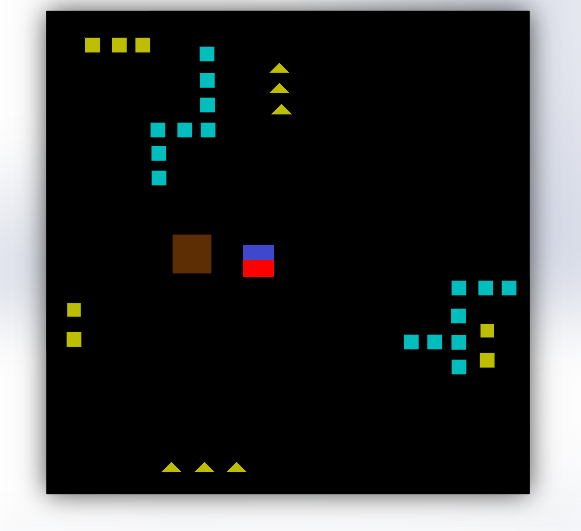
//> input picture 11.jpg, 581 x 531 px
$ ./mywish   (built with g++ and OpenCV 4)
//> lines starting //> are read from the running program, lines starting //| are printed output that depends on the picture; after the words box and inside, x2 and y2 are one past the last pixel; in counts of white or black regions, pixels touching at a corner belong together
### mywish/stdafx.h
// stdafx.h : include file for standard system include files,
// or project specific include files that are used frequently, but
// are changed infrequently
//

#pragma once

#include "targetver.h"

#include <stdio.h>
#include <tchar.h>


// TODO: reference additional headers your program requires here

### mywish/mywish.cpp
// mywish.cpp : Defines the entry point for the console application.
//

#include "stdafx.h"
#include <iostream>
#include <opencv2/highgui/highgui.hpp>
#include <opencv2/imgproc/imgproc.hpp>
using namespace std;
using namespace cv;
int H_MIN = 0;
int H_MAX = 255;
int S_MIN = 0;
int S_MAX = 255;
int V_MIN = 0;
int V_MAX = 255;
int thresh = 40;
const string trackbarWindowName = "Trackbars";
void createTrackbars(){


	namedWindow(trackbarWindowName, 0);
	char TrackbarName[50];
	printf(TrackbarName, "H_MIN", H_MIN);
	printf(TrackbarName, "H_MAX", H_MAX);
	printf(TrackbarName, "S_MIN", S_MIN);
	printf(TrackbarName, "S_MAX", S_MAX);
	printf(TrackbarName, "V_MIN", V_MIN);
	printf(TrackbarName, "V_MAX", V_MAX);
	createTrackbar("H_MIN", trackbarWindowName, &H_MIN, H_MAX, NULL);
	createTrackbar("H_MAX", trackbarWindowName, &H_MAX, H_MAX, NULL);
	createTrackbar("S_MIN", trackbarWindowName, &S_MIN, S_MAX, NULL);
	createTrackbar("S_MAX", trackbarWindowName, &S_MAX, S_MAX, NULL);
	createTrackbar("V_MIN", trackbarWindowName, &V_MIN, V_MAX, NULL);
	createTrackbar("V_MAX", trackbarWindowName, &V_MAX, V_MAX, NULL);
	createTrackbar("THRESHOLD", trackbarWindowName, &thresh, 255, NULL);											//if thresh=100
}
int main(int argc, _TCHAR* argv[])
{
	Mat img, gray,HSV,resources,img1,canny_output,towncentre,obstacles,marker_1,marker_2;
	createTrackbars();
	while (1)
	{

		img = imread("C:/Users/SoumyaGourab/Documents/Visual Studio 2013/Projects/mywish/11.jpg");
//> img is the input picture: 531 rows x 581 cols, CV_8UC3; mean B, G, R 56.9, 57.4, 55.6
		if (img.empty())
		{
			cout << "The image could not be loaded";
			return -1;
		}

		//imshow("Raw", img);

		//IplImage* gray = cvCreateImage(cvGetSize(img), 8, 1);
		cvtColor(img, gray, CV_BGR2GRAY);
		cvtColor(img, HSV, COLOR_BGR2HSV);
//> HSV: 531 rows x 581 cols, CV_8UC3; mean H, S, V 21.7, 8.6, 59
		Canny(gray, canny_output, thresh, thresh * 2, 3);
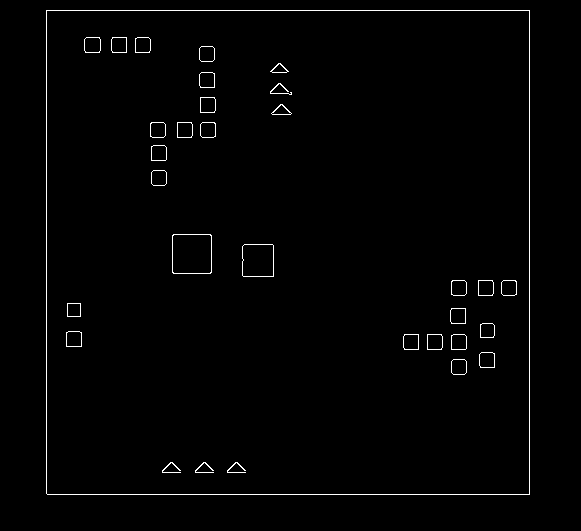
//> canny_output: 531 rows x 581 cols, CV_8UC1; 1.2% white in thin lines or dots, all inside (x1, y1, x2, y2) = (46, 10, 530, 495)
		imshow("Canny", canny_output);
		inRange(HSV, Scalar(30, 241, 0), Scalar(30, 255, 205), resources);
//> resources: 531 rows x 581 cols, CV_8UC1; 0.81% white; 13 white regions, largest, box (x1, y1, x2, y2) and area: (84, 37, 101, 53) 256, (111, 37, 127, 53) 256, (135, 37, 151, 53) 256
		inRange(HSV, Scalar(10, 0, 0), Scalar(16, 255, 255), towncentre);
//> towncentre: 531 rows x 581 cols, CV_8UC1; 0.52% white; 1 white region, box (x1, y1, x2, y2) and area: (172, 234, 212, 274) 1600
		inRange(HSV, Scalar(89, 241, 185), Scalar(93,255, 201), obstacles);
//> obstacles: 531 rows x 581 cols, CV_8UC1; 1% white; 16 white regions, largest, box (x1, y1, x2, y2) and area: (200, 47, 214, 61) 196, (200, 73, 214, 87) 196, (201, 98, 215, 112) 196
		inRange(HSV, Scalar(114, 171, 201), Scalar(121, 180, 211), marker_1);
//> marker_1: 531 rows x 581 cols, CV_8UC1; 0.15% white; 1 white region, box (x1, y1, x2, y2) and area: (243, 245, 274, 260) 465
		inRange(HSV, Scalar(0, 255, 255), Scalar(0, 255, 255), marker_2);
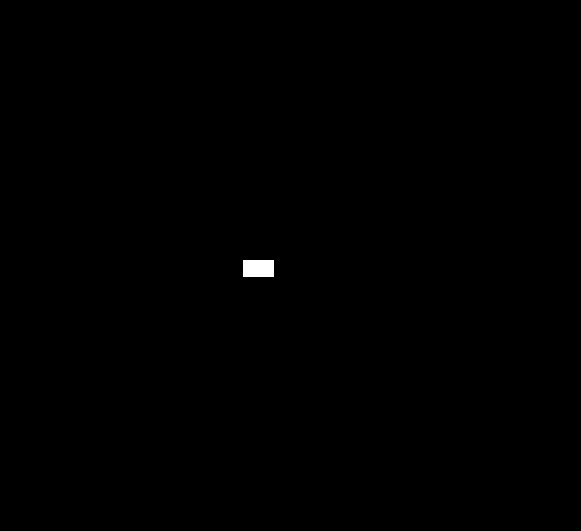
//> marker_2: 531 rows x 581 cols, CV_8UC1; 0.17% white; 1 white region
		//threshold(gray, gray, thresh, 255, THRESH_BINARY);
		imshow("Resources", resources);
		imshow("TOwncentre", towncentre);
		imshow("Obsatcles", obstacles);
		imshow("MArker_1", marker_1);
		imshow("MArker_2", marker_2);

		vector< vector<Point> > contours;
		vector< vector<Point> > entry;
		vector< vector<Point> > water;
		vector< vector<Point> > bot_mark1;
		vector< vector<Point> > bot_mark2;
		vector<Vec4i> hierarchy;
		findContours(resources, contours, hierarchy, CV_RETR_TREE, CV_CHAIN_APPROX_SIMPLE, Point(0, 0));
//> contours = 13 contours; largest, box (x1, y1, x2, y2) and area: (479, 352, 495, 368) 225, (135, 37, 151, 53) 225, (111, 37, 127, 53) 225, (84, 37, 101, 53) 225, (66, 331, 82, 347) 224
		findContours(towncentre, entry, hierarchy, CV_RETR_TREE, CV_CHAIN_APPROX_SIMPLE, Point(0, 0));
//> entry = 1 contour; box (x1, y1, x2, y2) and area: (172, 234, 212, 274) 1521
		findContours(obstacles, water, hierarchy, CV_RETR_TREE, CV_CHAIN_APPROX_SIMPLE, Point(0, 0));
//> water = 16 contours; largest, box (x1, y1, x2, y2) and area: (452, 360, 466, 374) 169, (452, 335, 466, 349) 169, (428, 335, 442, 349) 169, (404, 335, 418, 349) 169, (451, 309, 465, 323) 169
		findContours(marker_1, bot_mark1, hierarchy, CV_RETR_TREE, CV_CHAIN_APPROX_SIMPLE, Point(0, 0));
//> bot_mark1 = 1 contour; box (x1, y1, x2, y2) and area: (243, 245, 274, 260) 420
		findContours(marker_2, bot_mark2, hierarchy, CV_RETR_TREE, CV_CHAIN_APPROX_SIMPLE, Point(0, 0));
//> bot_mark2 = 1 contour; box (x1, y1, x2, y2) and area: (243, 260, 274, 277) 480
		cout << contours.size();
//| 13
		cout << entry.size();
//| 1
		cout << water.size();
//| 16
		cout << bot_mark1.size();
//| 1
		cout << bot_mark2.size();
//| 1

		vector<Moments> m_food(contours.size());
//> m_food = 13 items
		vector<Moments> m_ckpt(entry.size());
//> m_ckpt = 1 item
		vector<Moments> m_water(water.size());
//> m_water = 16 items
		vector<Moments> m_bot_mark1(bot_mark1.size());
//> m_bot_mark1 = 1 item
		vector<Moments> m_bot_mark2(bot_mark2.size());
//> m_bot_mark2 = 1 item

		for (int i = 0; i < contours.size(); i++)
		{
			m_food[i] = moments(contours[i], false);
		}
//> this loop made 13 passes
		for (int i = 0; i < entry.size(); i++)
		{
			m_ckpt[i] = moments(entry[i], false);
		}
//> this loop made 1 pass
		for (int i = 0; i < water.size(); i++)
		{
			m_water[i] = moments(water[i], false);
		}
//> this loop made 16 passes
		for (int i = 0; i < bot_mark1.size(); i++)
		{
			m_bot_mark1[i] = moments(bot_mark1[i], false);
		}
		for (int i = 0; i < bot_mark2.size(); i++)
		{
			m_bot_mark2[i] = moments(bot_mark2[i], false);
		}


		vector<Point2f> mc_food(contours.size());
		vector<Point2f> mc_ckpt(entry.size());
//> mc_ckpt = 1 Point (x, y): [0, 0]
		vector<Point2f> mc_water(water.size());
		vector<Point2f> mc_bot_mark1(bot_mark1.size());
//> mc_bot_mark1 = 1 Point (x, y): [0, 0]
		vector<Point2f> mc_bot_mark2(bot_mark2.size());
//> mc_bot_mark2 = 1 Point (x, y): [0, 0]

		for (int i = 0; i < contours.size(); i++)
		{
			mc_food[i] = Point2f(m_food[i].m10 / m_food[i].m00, m_food[i].m01 / m_food[i].m00);
			circle(img, mc_food[i], 3, Scalar(0,255,0));

			//cout << mc_food[i] << endl;
		}
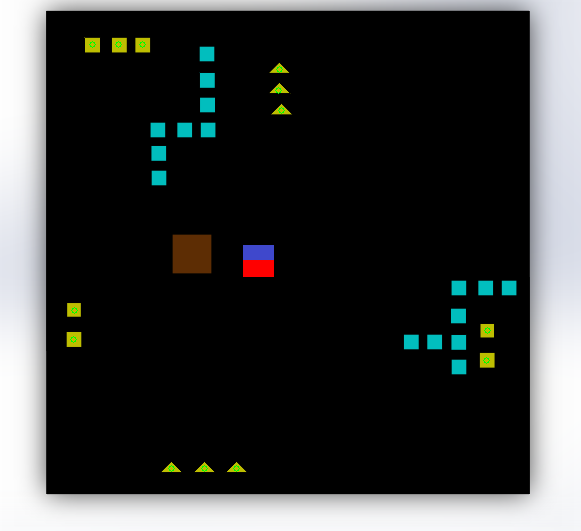
//> img: 531 rows x 581 cols, CV_8UC3; 0.07% of pixels changed, all inside (x1, y1, x2, y2) = (70, 41, 491, 472)
		for (int i = 0; i < entry.size(); i++)
		{
			mc_ckpt[i] = Point2f(m_ckpt[i].m10 / m_ckpt[i].m00, m_ckpt[i].m01 / m_ckpt[i].m00);
			circle(img, mc_ckpt[i], 15, Scalar(255, 255, 255));

			//cout << mc_food[i] << endl;
		}
//> img: 531 rows x 581 cols, CV_8UC3; 84 pixels changed, all inside (x1, y1, x2, y2) = (177, 239, 208, 270)
		for (int i = 0; i < water.size(); i++)
		{
			mc_water[i] = Point2f(m_water[i].m10 / m_water[i].m00, m_water[i].m01 / m_water[i].m00);
			circle(img, mc_water[i], 5, Scalar(0, 0, 0));

			//cout << mc_food[i] << endl;
		}
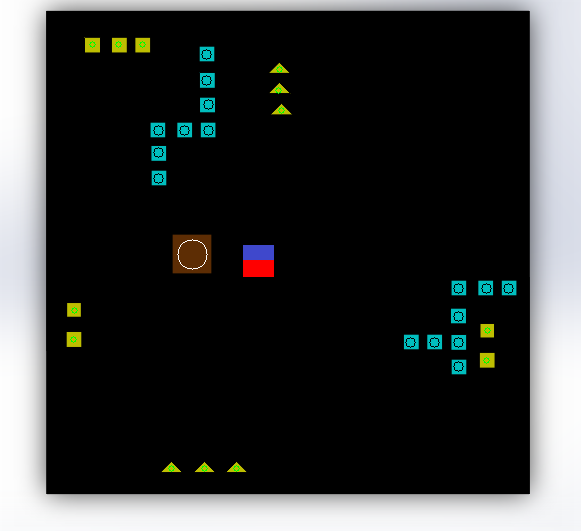
//> img: 531 rows x 581 cols, CV_8UC3; mean B, G, R 56.7, 57.2, 55.5
		for (int i = 0; i < bot_mark1.size(); i++)
		{
			mc_bot_mark1[i] = Point2f(m_bot_mark1[i].m10 / m_bot_mark1[i].m00, m_bot_mark1[i].m01 / m_bot_mark1[i].m00);
			circle(img, mc_bot_mark1[i], 5, Scalar(0, 0, 255));

			//cout << mc_food[i] << endl;
		}
//> img: 531 rows x 581 cols, CV_8UC3; 28 pixels changed, all inside (x1, y1, x2, y2) = (253, 247, 264, 258)
		for (int i = 0; i < bot_mark2.size(); i++)
		{
			mc_bot_mark2[i] = Point2f(m_bot_mark2[i].m10 / m_bot_mark2[i].m00, m_bot_mark2[i].m01 / m_bot_mark2[i].m00);
			circle(img, mc_bot_mark2[i], 5, Scalar(255, 0, 0));

			//cout << mc_food[i] << endl;
		}
//> img: 531 rows x 581 cols, CV_8UC3; mean B, G, R 56.7, 57.2, 55.5

		Mat draw_tri = Mat::zeros(resources.size(), CV_8UC3);
		Mat draw_sqr = Mat::zeros(resources.size(), CV_8UC3);
		vector<Point> shape;
		vector<Point2f> mc_tri(contours.size());
		vector<Point2f> mc_sqr(contours.size());
		int j = 0,k = 0;

		for (int i = 0; i< contours.size(); i++)
		{
			Scalar color = Scalar(255, 255, 255);
			approxPolyDP(contours[i], shape, arcLength(Mat(contours[i]), true)*0.05, true);
			if (shape.size() == 3)
			{
				drawContours(draw_tri, contours, i, color, CV_FILLED);
				mc_tri[j] = Point2f(m_food[i].m10 / m_food[i].m00, m_food[i].m01 / m_food[i].m00);
				circle(img, mc_tri[j++], 10, Scalar(0, 0, 255));
			}
			else if (shape.size() == 4)
			{
				drawContours(draw_sqr, contours, i, color, CV_FILLED);
				mc_sqr[k] = Point2f(m_food[i].m10 / m_food[i].m00, m_food[i].m01 / m_food[i].m00);
				circle(img, mc_sqr[k++], 10, Scalar(255, 0, 0));
			}
		}
//> this loop made 13 passes
//> shape on passes 1, 2, 3, 5, 7, 8, 9, 10, 11, 12, 13: 3 Points (x, y): [247, 472], [236, 461], [225, 472], 3 Points (x, y): [214, 471], [204, 461], [194, 472], 3 Points (x, y): [181, 472], [171, 461], [160, 472], 4 Points (x, y): [66, 331], [66, 346], [81, 346], [81, 332], 4 Points (x, y): [67, 303], [67, 316], [80, 316], [80, 303], 3 Points (x, y): [292, 114], [281, 103], [270, 114], 3 Points (x, y): [268, 93], [290, 93], [279, 83], 3 Points (x, y): [289, 72], [279, 62], [269, 72], 4 Points (x, y): [135, 37], [135, 52], [150, 52], [150, 37], 4 Points (x, y): [111, 37], [111, 52], [126, 52], [126, 37], 4 Points (x, y): [84, 37], [85, 52], [100, 51], [100, 37]
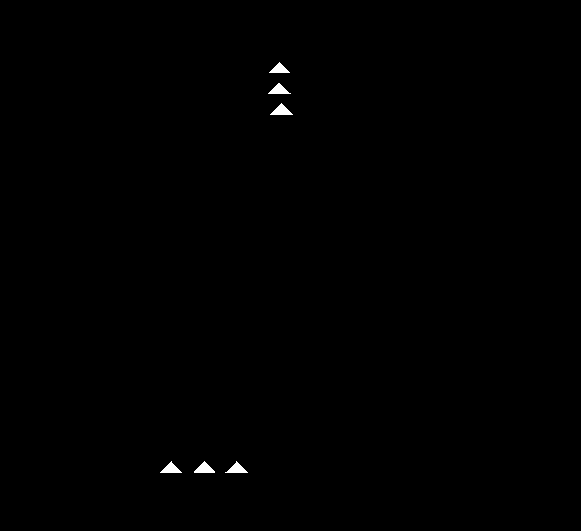
//> draw_tri: 531 rows x 581 cols, CV_8UC3; 0.26% white; 6 white regions, box (x1, y1, x2, y2) and area: (270, 103, 293, 115) 144, (194, 461, 215, 473) 142, (225, 461, 248, 473) 134, (268, 83, 291, 94) 133, (160, 461, 182, 473) 133, (269, 62, 290, 73) 121
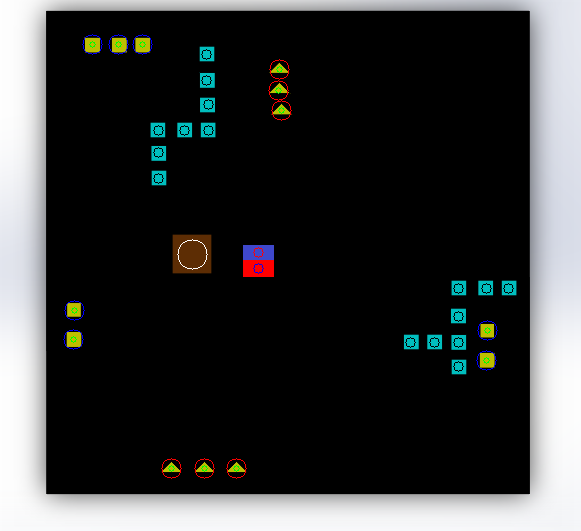
//> img: 531 rows x 581 cols, CV_8UC3; mean B, G, R 57, 57.2, 55.8
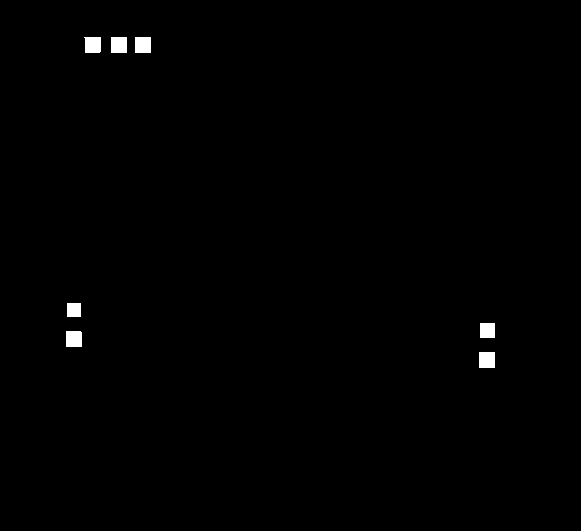
//> draw_sqr: 531 rows x 581 cols, CV_8UC3; 0.55% white; 7 white regions, largest, box (x1, y1, x2, y2) and area: (84, 37, 101, 53) 256, (111, 37, 127, 53) 256, (135, 37, 151, 53) 256
//> after the loop, j = 6; k = 7

		imshow("Contours_tri", draw_tri);
		imshow("Contours_sqr", draw_sqr);

		if (waitKey(10) == 27)
//> the Esc key is pressed
		{
			cout << endl;
			for (int i = 0; i < contours.size(); i++)
			{
				//cout << mc_food[i] << endl;
				cout << mc_tri[i] << endl;

			}
			for (int i = 0; i < contours.size(); i++)
			{
				//cout << mc_food[i] << endl;
				cout << mc_sqr[i] << endl;

			}
			for (int i = 0; i < entry.size(); i++)
			{
				cout << mc_ckpt[i] << endl;
			}
			for (int i = 0; i < water.size(); i++)
			{
				cout << mc_water[i] << endl;
			}
			for (int i = 0; i < bot_mark1.size(); i++)
			{
				cout << mc_bot_mark1 << endl;
			}
			for (int i = 0; i < bot_mark2.size(); i++)
			{
				cout << mc_bot_mark2 << endl;
			}
			break;
		}
		imshow("Raw", img);
	}
	return 0;
}

$ run again, with 14.jpg copied over 11.jpg
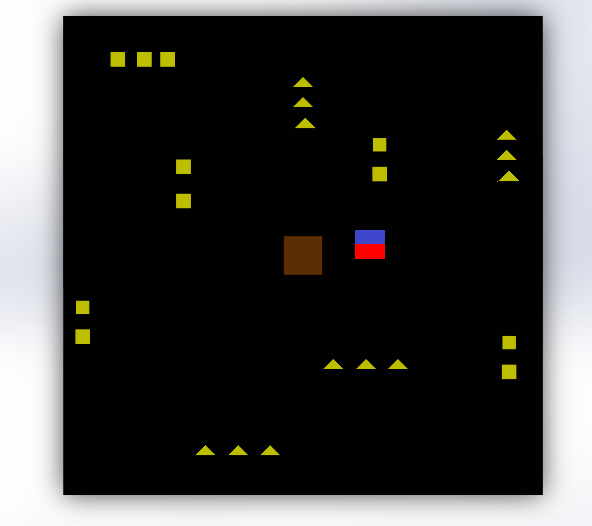
//> input picture 14.jpg, 592 x 526 px
//> img is the input picture: 526 rows x 592 cols, CV_8UC3; mean B, G, R 60.3, 61.6, 61.9
//> HSV: 526 rows x 592 cols, CV_8UC3; mean H, S, V 20.9, 6.5, 63.2
//> canny_output: 526 rows x 592 cols, CV_8UC1; 1.1% white in thin lines or dots, all inside (x1, y1, x2, y2) = (63, 15, 543, 496)
//> resources: 526 rows x 592 cols, CV_8UC1; 1.3% white; 23 white regions, largest, box (x1, y1, x2, y2) and area: (501, 364, 517, 380) 256, (372, 166, 388, 182) 255, (75, 329, 91, 345) 255
//> towncentre: 526 rows x 592 cols, CV_8UC1; 0.5% white; 1 white region, box (x1, y1, x2, y2) and area: (283, 236, 323, 275) 1560
//> obstacles: 526 rows x 592 cols, CV_8UC1; every value is 0
//> marker_1: 526 rows x 592 cols, CV_8UC1; 0.13% white; 1 white region, box (x1, y1, x2, y2) and area: (355, 230, 385, 244) 420
//> marker_2: 526 rows x 592 cols, CV_8UC1; 0.14% white; 1 white region
//> contours = 23 contours; largest, box (x1, y1, x2, y2) and area: (501, 364, 517, 380) 225, (75, 329, 91, 345) 224, (372, 166, 388, 182) 224, (136, 51, 152, 67) 210, (110, 51, 126, 67) 210
//> entry = 1 contour; box (x1, y1, x2, y2) and area: (283, 236, 323, 275) 1482
//> water = 0 contours
//> bot_mark1 = 1 contour; box (x1, y1, x2, y2) and area: (355, 230, 385, 244) 377
//> bot_mark2 = 1 contour; box (x1, y1, x2, y2) and area: (355, 244, 385, 259) 406
//| 23
//| 1
//| 0
//| 1
//| 1
//> m_food = 23 items
//> m_ckpt = 1 item
//> m_water = 0 items
//> m_bot_mark1 = 1 item
//> the loop `for (int i = 0; i < contours.size(); i++)` made 23 passes
//> the loop `for (int i = 0; i < entry.size(); i++)` made 1 pass
//> the loop `for (int i = 0; i < bot_mark1.size(); i++)` made 1 pass
//> the loop `for (int i = 0; i < bot_mark2.size(); i++)` made 1 pass
//> mc_ckpt = 1 Point (x, y): [0, 0]
//> after the loop `for (int i = 0; i < contours.size(); i++)`:
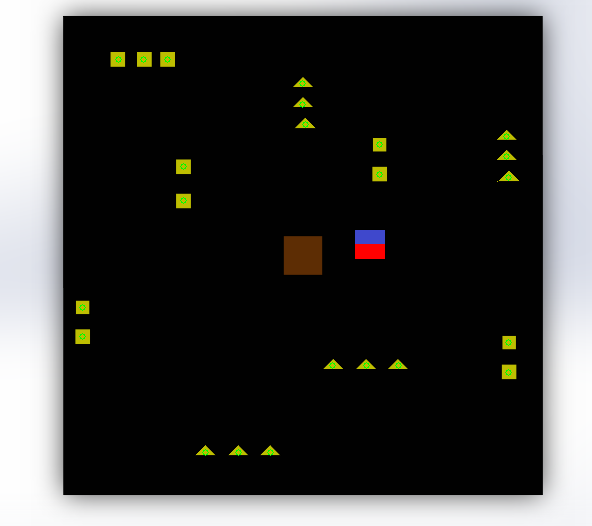
//> img: 526 rows x 592 cols, CV_8UC3; 0.12% of pixels changed, all inside (x1, y1, x2, y2) = (79, 56, 512, 456)
//> the loop `for (int i = 0; i< contours.size(); i++)` made 23 passes
//> shape on passes 1, 2, 3, 5, 6, 7, 9: 3 Points (x, y): [259, 455], [280, 455], [270, 445], 3 Points (x, y): [227, 455], [248, 455], [238, 445], 3 Points (x, y): [195, 454], [215, 455], [205, 445], 3 Points (x, y): [388, 368], [407, 368], [398, 359], 3 Points (x, y): [356, 368], [375, 368], [366, 359], 3 Points (x, y): [323, 368], [342, 368], [333, 359], 4 Points (x, y): [75, 329], [75, 344], [89, 344], [90, 329]
//> after the loop `for (int i = 0; i< contours.size(); i++)`:
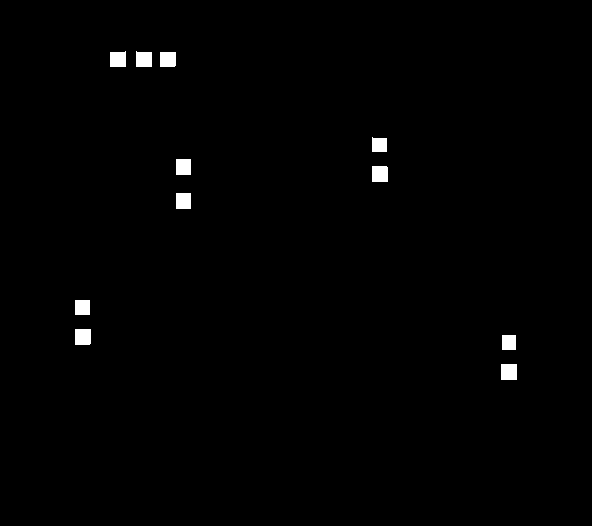
//> draw_sqr: 526 rows x 592 cols, CV_8UC3; 0.84% white; 11 white regions, largest, box (x1, y1, x2, y2) and area: (501, 364, 517, 380) 256, (372, 166, 388, 182) 255, (75, 329, 91, 345) 255
//> after the loop `for (int i = 0; i< contours.size(); i++)`: j = 12; k = 11
